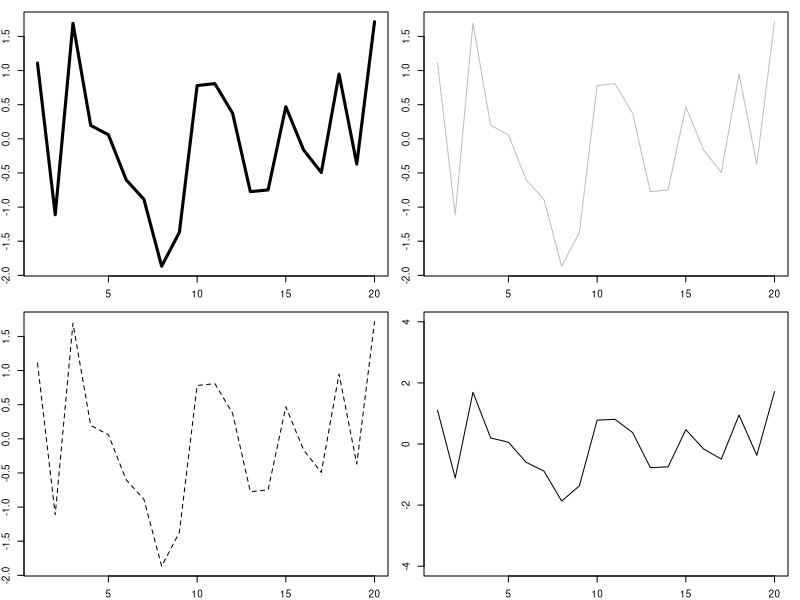

Reproduce this figure in R.
par(mfrow=c(2, 2), mar=c(2, 2, 1, 1), cex=0.6)
y <- rnorm(20)
plot(y, type="l", lwd=3)
plot(y, type="l", col="grey")
plot(y, type="l", lty="dashed")
plot(y, type="l", ylim=c(-4, 4))




